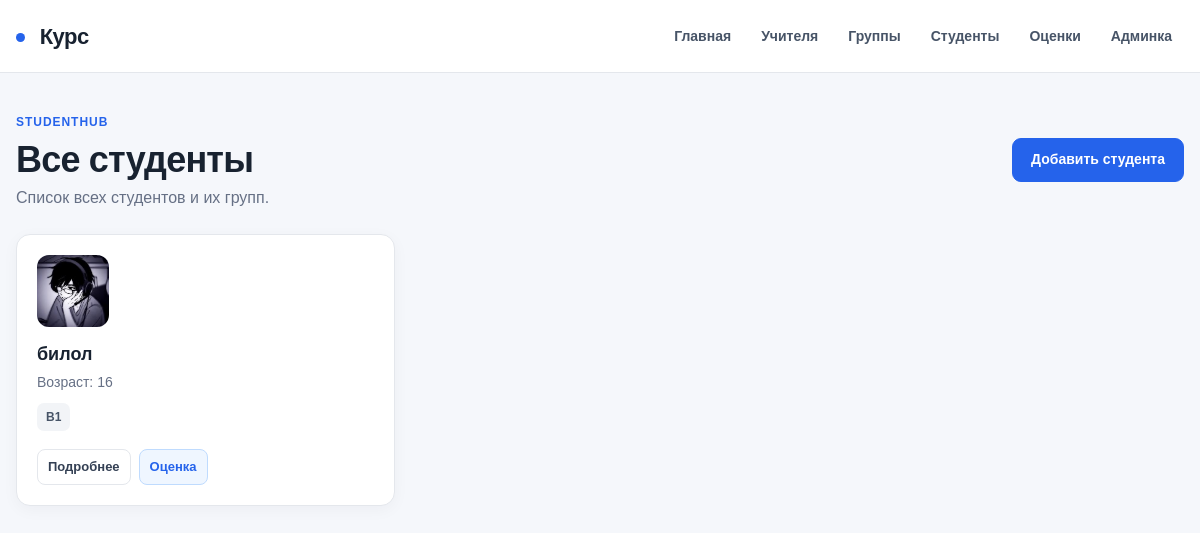
/students/, run on an earlier commit of the app's database.
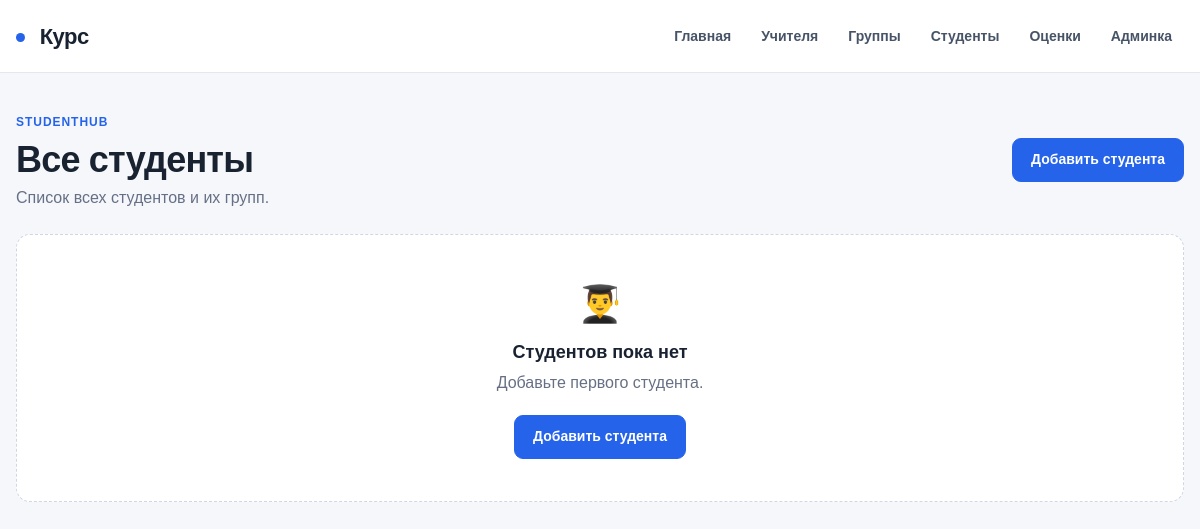
And on a later commit of the database.
### exam/models.py (models this page shows, shortened)
class Student(models.Model):
    name = models.CharField(max_length=200, verbose_name='Имя')
    age = models.PositiveIntegerField(verbose_name='Возраст')
    avatar = models.ImageField(upload_to='students/', blank=True, null=True, verbose_name='Аватар')
    group = models.ForeignKey(
        Group,
        on_delete=models.CASCADE,
        related_name='students',
        verbose_name='Группа'
    )
    created_at = models.DateTimeField(auto_now_add=True, verbose_name='Дата создания')
    class Meta:
        verbose_name="Студент"
        verbose_name_plural="Студенты"

class Group(models.Model):
    name = models.CharField(max_length=200, verbose_name='Название группы')
    mentor = models.ForeignKey(
        Teacher,
        on_delete=models.SET_NULL,
        null=True,
        blank=True,
        related_name='groups',
        verbose_name='Ментор'
    )
    created_at = models.DateTimeField(auto_now_add=True, verbose_name='Дата создания')
    class Meta:
        verbose_name="Группа"
        verbose_name_plural="Группы"

### exam/views.py (the view)
# urls.py: path('students/', views.student_list, name='student_list'),
def student_list(request):
    students = Student.objects.select_related('group').all().order_by('-created_at')
    return render(request, 'student_list.html', {'students': students})

### exam/templates/student_list.html (shortened to what this page needs)
{% extends 'base.html' %}
{% block content %}
<div class="page-heading">
    <div>
        <span class="eyebrow">StudentHub</span>
        <h1>Все студенты</h1>
        <p>Список всех студентов и их групп.</p>
    </div>
    <a href="{% url 'student_create' %}" class="btn">Добавить студента</a>
</div>
<div class="students">
    {% for student in students %}
        <article class="student-card">
            {% if student.avatar %}
                <img src="{{ student.avatar.url }}" alt="{{ student.name }}" class="student-avatar">
            {% else %}
                <div class="student-avatar student-avatar-placeholder">
                    {{ student.name|first|upper }}
                </div>
            {% endif %}
            <div class="student-info">
                <h3>{{ student.name }}</h3>
                <p>Возраст: {{ student.age }}</p>
                {% if student.group %}
                    <span class="group-badge">{{ student.group.name }}</span>
                {% else %}
                    <span class="group-badge">Группа не указана</span>
                {% endif %}
            </div>
            <div class="card-actions">
                <a href="{% url 'student_detail' student.id %}" class="card-link">Подробнее</a>
                <a href="{% url 'student_mark_create' student.id %}" class="card-link add-mark-link">Оценка</a>
            </div>
        </article>
    {% empty %}
        <div class="empty-state">
            <div class="empty-icon">👨‍🎓</div>
            <h3>Студентов пока нет</h3>
            <p>Добавьте первого студента.</p>
            <a href="{% url 'student_create' %}" class="btn">Добавить студента</a>
        </div>
    {% endfor %}
</div>
{% endblock %}

What changed in the data, as far as the page shows it:
removed Student: avatar (picture), name "билол", age "16", group.name "B1"
Also different on the page:
text now shown: "👨‍🎓 Студентов пока нет Добавьте первого студента. Добавить студента"
